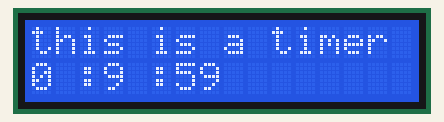
This sketch was run on a simulated Arduino Uno, built with avr-gcc and run on an emulated ATmega328P. On the bench: 16×2 character LCD.

Above: at 0.1 s.
At 4.2 s:
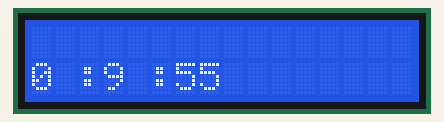
At 9.2 s:
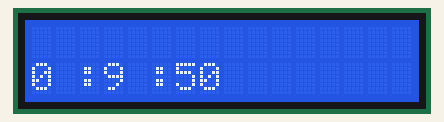
At 19.4 s:
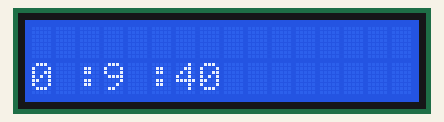
At 28.5 s:
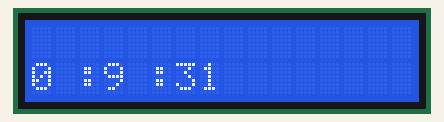
At 38.6 s:
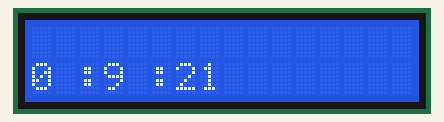

Measured:
- what the display in image 1 shows lasts 1.0 s, from 4.1 s to 5.1 s

The sketch:

1602_timer.ino
```cpp
#include <LiquidCrystal_I2C.h>
LiquidCrystal_I2C lcd(0x27, 16, 2);
byte hour;
int minute = 10;
int second;

void setup() {
  lcd.init();
  lcd.backlight();
  lcd.setCursor(0, 0);
  lcd.print("this is a timer");
}

void loop() {
  lcd.setCursor(0,1);
  if (hour == 0 && minute == 0 && second == 0) {
    lcd.setCursor(0, 0);
    lcd.print("!THE END!");
    while (true) {}
  }
  second -= 1;
  if (second < 0) {
    minute -= 1;
    second = 59;
  }
  if (minute < 0) {
    hour -= 1;
    minute = 59;
  }
  if (hour > 99) {
    hour = 99;
  }
 //displaying the numbers
 lcd.print(hour);
 lcd.setCursor(2,1); lcd.print(":");
 lcd.print(minute);
 lcd.setCursor(5,1); lcd.print(":");
 lcd.print(second);
 delay(1000);

 lcd.clear();

}
```
